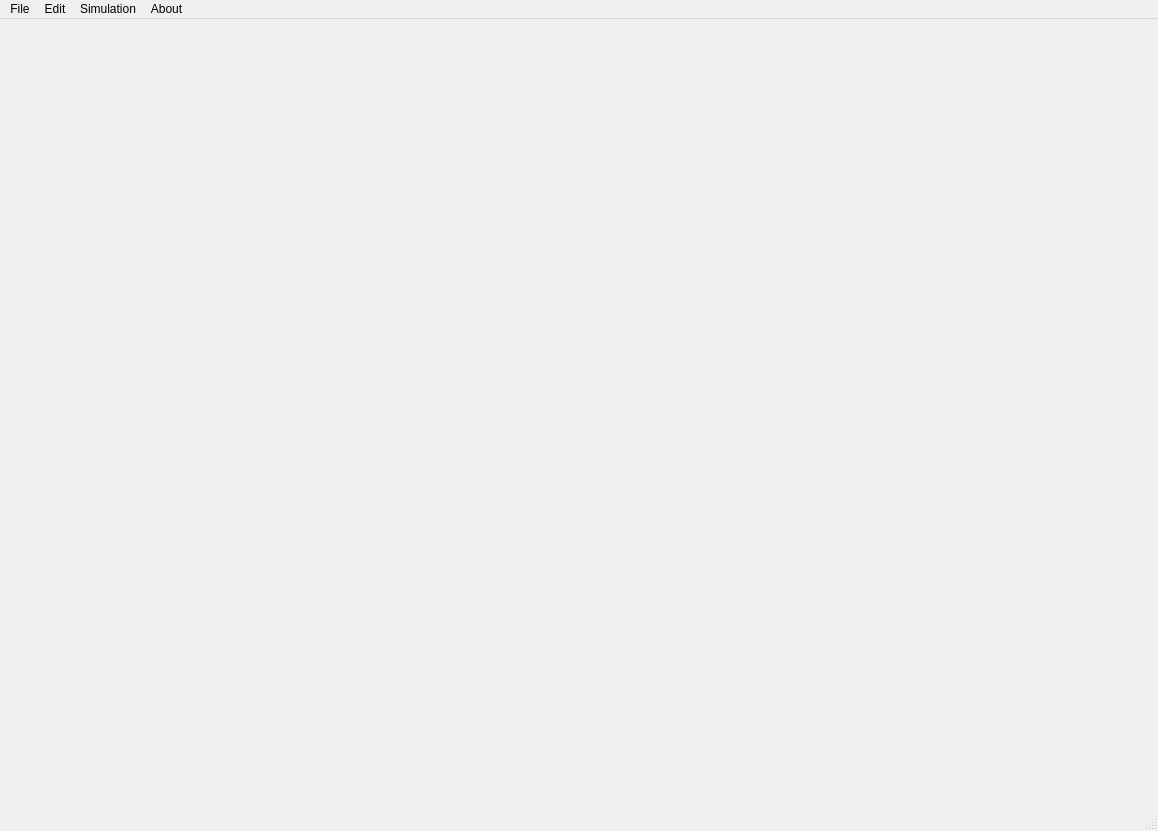
<?xml version="1.0" encoding="UTF-8"?>
<ui version="4.0">
 <class>FEniCS_Blood_Sim</class>
 <widget class="QMainWindow" name="FEniCS_Blood_Sim">
  <property name="geometry">
   <rect>
    <x>0</x>
    <y>0</y>
    <width>1158</width>
    <height>831</height>
   </rect>
  </property>
  <property name="windowTitle">
   <string>FEniCS Blood Sim - Graphical Interface</string>
  </property>
  <widget class="QWidget" name="centralwidget">
   <widget class="QWidget" name="widget" native="true">
    <property name="geometry">
     <rect>
      <x>510</x>
      <y>200</y>
      <width>441</width>
      <height>351</height>
     </rect>
    </property>
   </widget>
  </widget>
  <widget class="QMenuBar" name="menubar">
   <property name="geometry">
    <rect>
     <x>0</x>
     <y>0</y>
     <width>1158</width>
     <height>25</height>
    </rect>
   </property>
   <widget class="QMenu" name="menuFile">
    <property name="title">
     <string>File</string>
    </property>
    <addaction name="actionNew_Project"/>
    <addaction name="actionOpen_Project"/>
    <addaction name="actionRecent_Projects"/>
    <addaction name="separator"/>
    <addaction name="actionSave"/>
    <addaction name="actionSave_As"/>
    <addaction name="separator"/>
    <addaction name="actionClose_Project"/>
    <addaction name="separator"/>
    <addaction name="actionExit_MainWindow"/>
   </widget>
   <widget class="QMenu" name="menuEdit">
    <property name="title">
     <string>Edit</string>
    </property>
    <addaction name="actionPreferences"/>
    <addaction name="separator"/>
    <addaction name="actionProject_Preferences"/>
   </widget>
   <widget class="QMenu" name="menuSimulation">
    <property name="title">
     <string>Simulation</string>
    </property>
    <addaction name="actionImage_Dataset"/>
    <addaction name="separator"/>
    <addaction name="actionFEniCS_Simulation"/>
    <addaction name="separator"/>
    <addaction name="actionPostProcess"/>
   </widget>
   <widget class="QMenu" name="menuAbout">
    <property name="title">
     <string>About</string>
    </property>
    <addaction name="actionAbout_FEniCs_Blood_Sim"/>
    <addaction name="actionHelp"/>
   </widget>
   <addaction name="menuFile"/>
   <addaction name="menuEdit"/>
   <addaction name="menuSimulation"/>
   <addaction name="menuAbout"/>
  </widget>
  <widget class="QStatusBar" name="statusbar"/>
  <action name="actionNew_Project">
   <property name="text">
    <string>New Project</string>
   </property>
   <property name="shortcut">
    <string>Ctrl+N</string>
   </property>
  </action>
  <action name="actionOpen_Project">
   <property name="enabled">
    <bool>true</bool>
   </property>
   <property name="text">
    <string>Open Project</string>
   </property>
   <property name="shortcut">
    <string>Ctrl+O</string>
   </property>
  </action>
  <action name="actionRecent_Projects">
   <property name="enabled">
    <bool>false</bool>
   </property>
   <property name="text">
    <string>Recent Projects</string>
   </property>
   <property name="shortcut">
    <string>Ctrl+Shift+O</string>
   </property>
  </action>
  <action name="actionSave">
   <property name="enabled">
    <bool>false</bool>
   </property>
   <property name="text">
    <string>Save</string>
   </property>
   <property name="shortcut">
    <string>Ctrl+S</string>
   </property>
  </action>
  <action name="actionSave_As">
   <property name="enabled">
    <bool>false</bool>
   </property>
   <property name="text">
    <string>Save As</string>
   </property>
   <property name="shortcut">
    <string>Ctrl+Shift+S</string>
   </property>
  </action>
  <action name="actionClose_Project">
   <property name="text">
    <string>Close Project</string>
   </property>
   <property name="shortcut">
    <string>Ctrl+E</string>
   </property>
  </action>
  <action name="actionExit">
   <property name="text">
    <string>Exit</string>
   </property>
  </action>
  <action name="actionExit_MainWindow">
   <property name="text">
    <string>Exit</string>
   </property>
  </action>
  <action name="actionPreferences">
   <property name="enabled">
    <bool>false</bool>
   </property>
   <property name="text">
    <string>Preferences</string>
   </property>
  </action>
  <action name="actionProject_Preferences">
   <property name="enabled">
    <bool>false</bool>
   </property>
   <property name="text">
    <string>Project Preferences</string>
   </property>
  </action>
  <action name="actionImage_Dataset">
   <property name="enabled">
    <bool>false</bool>
   </property>
   <property name="text">
    <string>Image Dataset</string>
   </property>
  </action>
  <action name="actionFEniCS_Simulation">
   <property name="enabled">
    <bool>false</bool>
   </property>
   <property name="text">
    <string>FEniCS Simulation</string>
   </property>
  </action>
  <action name="actionPostProcess">
   <property name="enabled">
    <bool>false</bool>
   </property>
   <property name="text">
    <string>PostProcess</string>
   </property>
  </action>
  <action name="actionAbout_FEniCs_Blood_Sim">
   <property name="enabled">
    <bool>false</bool>
   </property>
   <property name="text">
    <string>About FEniCs Blood Sim</string>
   </property>
  </action>
  <action name="actionHelp">
   <property name="enabled">
    <bool>false</bool>
   </property>
   <property name="text">
    <string>Help</string>
   </property>
   <property name="shortcut">
    <string>Ctrl+H</string>
   </property>
  </action>
 </widget>
 <resources/>
 <connections/>
</ui>
